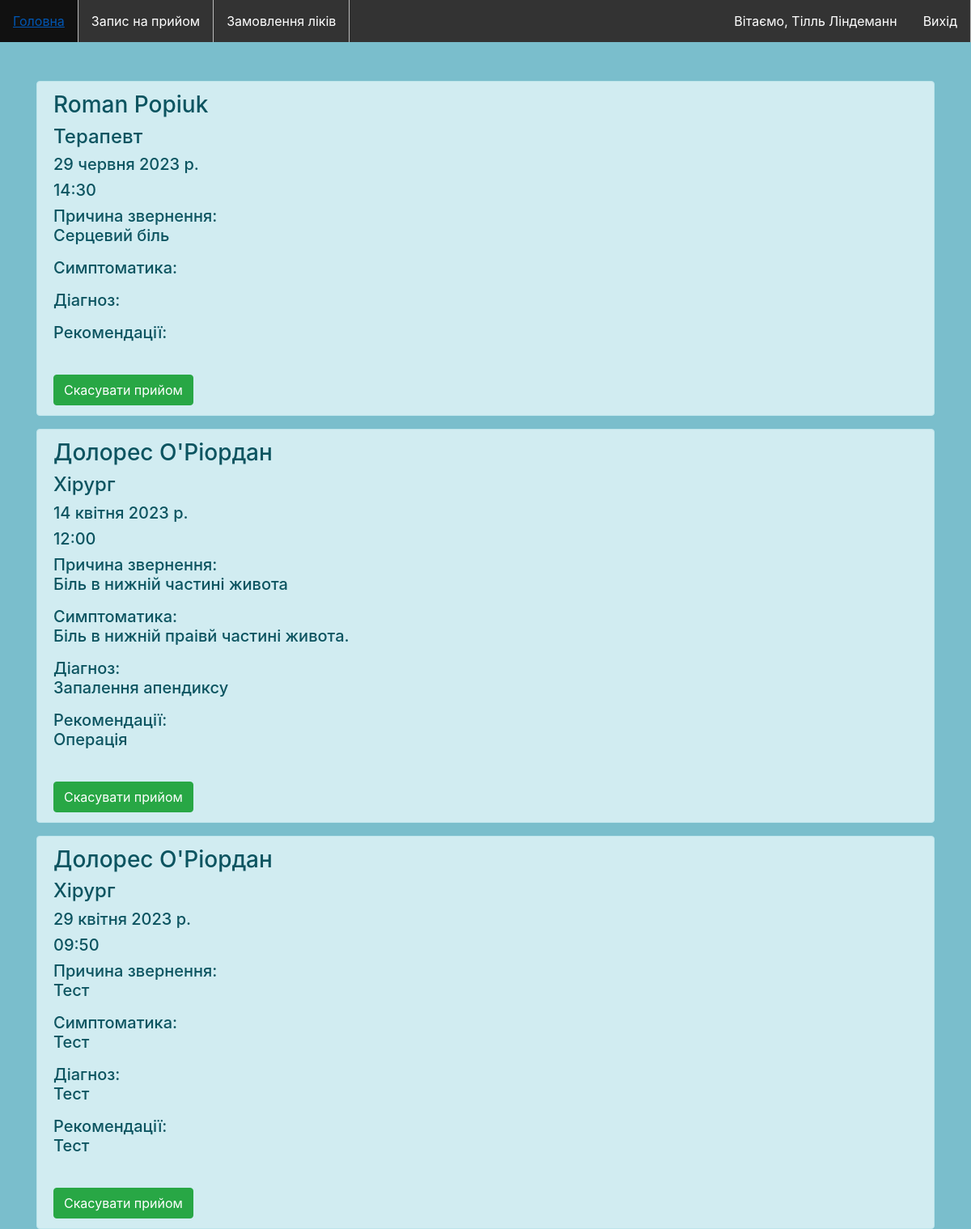
Page / (signed in) on the committed database.
### Questionnaire/apps/mainApp/models.py (models this page shows, shortened)
class User(AbstractUser):
    role = models.PositiveSmallIntegerField(choices=ROLES, default=1)

class Appointment(models.Model):
    id = models.AutoField(primary_key=True)
    doctor = models.ForeignKey(Doctor, on_delete=models.CASCADE, verbose_name='Лікар')
    patietn = models.ForeignKey(User, on_delete=models.CASCADE, verbose_name='Пацієнт')
    date = models.DateField(verbose_name='Дата прийому')
    time = models.TimeField(verbose_name='Час прийому')
    complains = models.TextField('Причини звернення')
    symptoms = models.TextField('Симптоматика', blank=True, null=True)
    diagnosys = models.TextField('Діагноз', blank=True, null=True)
    recomendations = models.TextField('Рекомендації', blank=True, null=True)
    class Meta:
        verbose_name = 'Прийом'
        verbose_name_plural = 'Прийоми'
        ordering = ('diagnosys',)

class Doctor(models.Model):
    user = models.ForeignKey(User, on_delete=models.CASCADE, verbose_name='Користувач')
    specialization = models.TextField('Спеціалізація')
    class Meta:
        verbose_name = 'Лікар'
        verbose_name_plural = 'Лікарі'

### Questionnaire/apps/mainApp/views.py (the view)
# urls.py: path('', views.index, name='index'),
def index(request):
    if request.user.is_authenticated:
        if request.user.is_superuser:
            appointments = Appointment.objects.all()
            return render(request, 'index.html', {'appointments': appointments})
        if request.user.role == 1:
            doctor = Doctor.objects.filter(user=request.user)
            if doctor is not None and len(doctor) > 0:
                appointments = Appointment.objects.filter(doctor=doctor[0])
                return render(request, 'index.html', {'appointments': appointments})
            else:
                return render(request, 'index.html', None)
        else:
            appointments = Appointment.objects.filter(patietn=request.user)
            return render(request, 'index.html', {'appointments': appointments})
    else:
        return render(request, 'main.html', None)

### Questionnaire/templates/index.html (shortened to what this page needs)
{%  extends 'base.html' %}
{% block content %}
<div class="container mt-5">
  {% if appointments %}
    {% for appointment in appointments %}
  <div  class="alert alert-info mt2">
        {% if user.role == 2 %}
       <h3>{{appointment.doctor.user.get_full_name}}</h3>
       <h4>{{appointment.doctor.specialization}}</h4>
        {% endif %}
       <h5>{{appointment.date}}</h5>
       <h5>{{appointment.time}}</h5>
    <h5>Причина звернення: {{appointment.complains|linebreaks}}</h5>
    <h5>Симптоматика: {{appointment.symptoms|linebreaks}}</h5>
    <h5>Діагноз: {{appointment.diagnosys|linebreaks}}</h5>
    <h5>Рекомендації: {{appointment.recomendations|linebreaks}}</h5>
          <br>
      {% if user.role == 2 %}
      <a href="{% url 'delete_appointment' appointment.id %}" class="btn btn-success">Скасувати прийом</a>
      {% endif %}
  </div>
    {% endfor %}
    {% endif %}
</div>
{% endblock %}

### Questionnaire/templates/base.html (shortened to what this page needs)
<!DOCTYPE html>
<html lang = "ru">
  <head>
    <link rel="stylesheet" href="https://stackpath.bootstrapcdn.com/bootstrap/4.1.3/css/bootstrap.min.css">
    <link rel="stylesheet" href="https://use.fontawesome.com/releases/v5.6.1/css/all.css">
      {% load static %}
	<link rel="stylesheet" type="text/css" href="{% static 'index/css/style.css' %}">
  </head>
<body>
<ul>
  <li class="active"><a href="{% url 'index' %}">Головна</a></li></li>
    {% if user.role == 2 %}
            <li><a href="{% url 'add_appointment' %}">Запис на прийом</a></li>
            <li><a href="{% url 'medical' %}">Замовлення ліків</a></li>
    {% endif %}
    <li  style="float:right" st><a href="{% url 'logout' %}">Вихід</a></li>
  <li class="usrName">Вітаємо, {{request.user.get_full_name}}</li>
</ul>
  {% block content %}
  {% endblock %}
</body>
</html>

### Questionnaire/templates/base.html (style rules this page uses)
body, html { margin: 0; padding: 0; height: 100%; background: #7abecc !important; }
ul { list-style-type: none; margin: 0; padding: 0; overflow: hidden; background-color: #333; }
li { float: left; border-right:1px solid #bbb; }
li:last-child { border-right: none; }
li a { display: block; color: white; text-align: center; padding: 14px 16px; text-decoration: none; }
.active { background-color: #4CAF50; }
.usrName { float:right; vertical-align:5px; color:white; display: block; text-align: center; padding: 14px 16px; }

### rows in the picture
User: user.get_full_name "Тілль Ліндеманн"
Appointment: doctor.user.get_full_name "Roman Popiuk", doctor.specialization "Терапевт", date "29 червня 2023 р.", time "14:30", complains "Серцевий біль"
Appointment: doctor.user.get_full_name "Долорес О'Ріордан", doctor.specialization "Хірург", date "14 квітня 2023 р.", time "12:00", complains "Біль в нижній частині живота", symptoms "Біль в нижній праівй частині живота.", diagnosys "Запалення апендиксу", recomendations "Операція"
Appointment: doctor.user.get_full_name "Долорес О'Ріордан", doctor.specialization "Хірург", date "29 квітня 2023 р.", time "09:50", complains "Тест", symptoms "Тест", diagnosys "Тест", recomendations "Тест"
